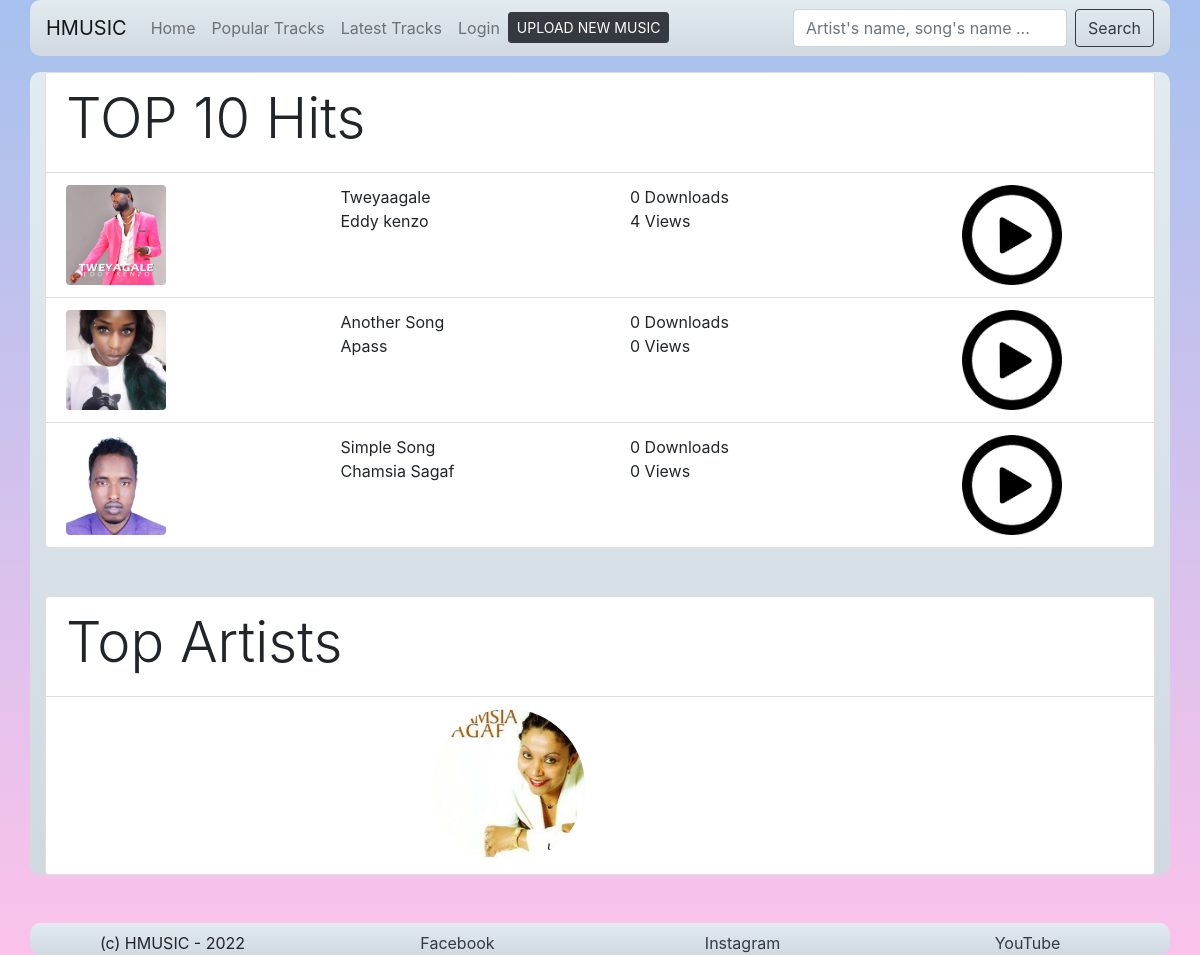
The page / on the database its author committed.
### tables this page shows
CREATE TABLE `artist` (
  `artist_id` int(11) NOT NULL,
  `artist_name` varchar(45) DEFAULT NULL,
  `artist_biography` text DEFAULT NULL,
  `artist_details` varchar(45) DEFAULT NULL,
  `artist_photo` text NOT NULL
);

CREATE TABLE `songs` (
  `song_id` int(11) NOT NULL,
  `song_mp3` text DEFAULT NULL,
  `song_photo` text DEFAULT NULL,
  `song_date` text DEFAULT NULL,
  `aritst_id` varchar(35) DEFAULT NULL,
  `song_name` varchar(225) NOT NULL,
  `upload_by` int(11) NOT NULL
);

### files/functions.php (called while the page is built, shortened)
<?php
function get_top_songs($conn){
	$songs = get_all_songs($conn);
	$_songs = array( );
	foreach ($songs as $key => $song) {
		$song['view_count'] = get_song_views($conn,$song['song_id']);
		$song['download_count'] = get_song_downloads($conn,$song['song_id']);
		array_push($_songs, $song);
	}
	for($j = 0; $j < (count($_songs) - 1);$j++) {
		for($i = 0; $i < (count($_songs) - 1);$i++) {
			if($_songs[$i]['view_count'] < $_songs[$i+1]['view_count']){
				$temp = $_songs[$i];
				$_songs[$i] = $_songs[$i+1];
				$_songs[$i+1] = $temp;
			}
		}
	}
 	return $_songs;
}
function get_song_downloads($conn,$song_id){
	$sql = "SELECT count(download_id) AS download FROM downloads WHERE song_id = {$song_id}";
 	$res = $conn->query($sql);
  	$data = $res->fetch_assoc();
  	return $data['download'];
}
function get_song_views($conn,$song_id){
	$sql = "SELECT count(view_id) AS view_count  FROM views WHERE song_id = {$song_id}";
 	$res = $conn->query($sql);
  	$data = $res->fetch_assoc();
  	return $data['view_count'];
}
function get_all_songs($conn,$upload_by = ""){
	if(strlen($upload_by) > 0){
		$sql = "SELECT * FROM artist,songs
				WHERE
					songs.aritst_id = artist.artist_id AND
					songs.upload_by = {$upload_by}
				ORDER BY artist_name ASC";
	}else{
		$sql = "SELECT * FROM artist,songs
				WHERE
					songs.aritst_id = artist.artist_id
				ORDER BY artist_name ASC";
	}
 	$res = $conn->query($sql);
 	$songs = array();
  	while ($data = $res->fetch_assoc()) {
  		array_push($songs, $data);
 	}
 	return $songs;
}
function get_all_artists($conn){
	$sql = "SELECT * FROM artist ORDER BY artist_name ASC";
 	$res = $conn->query($sql);
 	$artists = array();
  	while ($data = $res->fetch_assoc()) {
  		array_push($artists, $data);
 	}
 	return $artists;
}

### index.php (the view, shortened to what this page needs)
<?php
include 'files/functions.php';
require_once("files/header.php");
$top_songs = get_top_songs($conn);
?>
<div class="container">
	<ul class="list-group mt-md-3">
	  <li class="list-group-item">
	  	<h2 class="display-4">TOP 10 Hits</h2>
	  </li>
	  <?php $i = 0; foreach ($top_songs as $key => $s):
	  ?>
	  		  <li class="list-group-item">
			  	<div class="row">
			  		<div class="col">
			  			<img class="img-fluid rounded" width="100" src="uploads/<?php echo $s['song_photo']; ?>" alt="">
			  		</div>
			  		<div class="col">
			  			<div class="row">
			  				<div class="col-12">
			  					<?php echo $s['song_name']; ?>
			  				</div>
			  				<div class="col-12">
			  					<?php echo $s['artist_name']; ?>
			  				</div>
			  			</div>
			  		</div>
			  		<div class="col">
			 		<div class="col">
				  			<div class="row">
				  				<div class="col-12">
				  					<?php echo $s['download_count']; ?> Downloads
				  				</div>
				  				<div class="col-12">
				  					<?php echo $s['view_count']; ?> Views
				  				</div>
				  			</div>
				  		</div>
			  		</div>
			  		<div class="col text-center">
			  			<a href="play.php?song=<?php echo($s['song_id']); ?>" title=""><img width="100" src="img/play.png" alt=""></a>
			  		</div>
			  	</div>
			  </li>
	  <?php endforeach ?>
	</ul>
	<ul class="list-group  mt-5 mb-5">
	  <li class="list-group-item">
		<h2 class="display-4">Top Artists</h2>
	  </li>
	 <li class="list-group-item">
	 <div class="row">
	  	<?php
		  	$all_artists = get_all_artists($conn);
	  		$i = 0;
	  		foreach ($all_artists as $key => $a):
		  	if($i>5)
		  		break;
		  	$i++; ?>
			 	<div class="col-6 col-md-2 rounded ">
			 		<a href="artist.php?artist_id=<?= $a['artist_id'] ?>" title="<?= $a['artist_name'] ?>"><img class="img-fluid rounded-circle"   src="uploads/<?php echo $a['artist_photo']; ?>" alt=""></a>
			 	</div>
	 	<?php endforeach ?>
	 </div>
	</li>
	</ul>
</div>
<?php require_once("files/footer.php"); ?>

### files/header.php (style rules this page uses)
body { background-image: linear-gradient(to top, #fbc2eb 0%, #a6c1ee 100%); background-repeat: no-repeat; background-size: cover; background-attachment: fixed; }
.container { background-image: linear-gradient(to top, #cfd9df 0%, #e2ebf0 100%); border-radius: 10px; }

### rows shown on the page
artist: songs.song_photo (placeholder picture), songs.song_name "Tweyaagale", artist_name "Eddy kenzo", songs.upload_by "0", view_count "4"
artist: songs.song_photo (picture), songs.song_name "Another Song", artist_name "Apass", download_count "0", view_count "0"
artist: songs.song_photo (picture), songs.song_name "Simple Song", artist_name "Chamsia Sagaf", download_count "0", view_count "0", artist_photo (picture)
